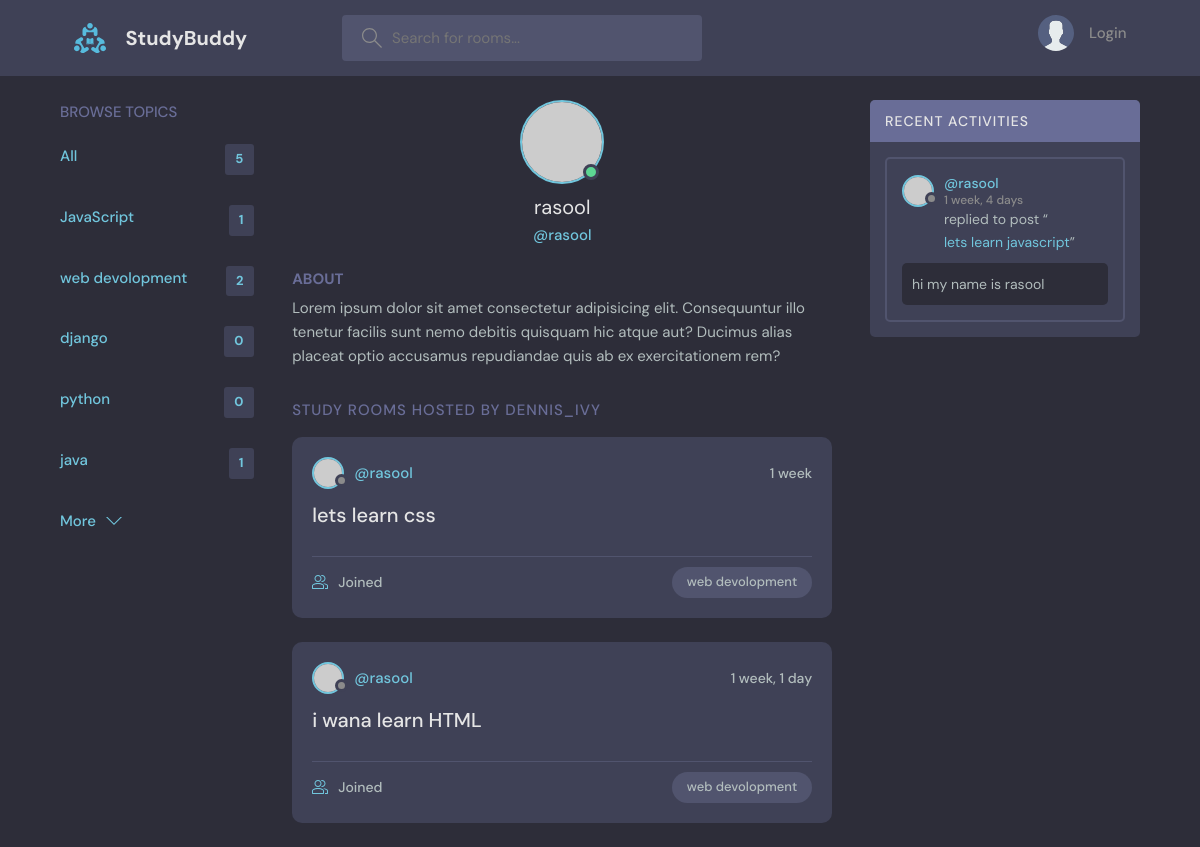
Screenshot of /user-profile/2 with the database file from the repository.
### base/models.py (models this page shows, shortened)
class Topic(models.Model):
    name = models.CharField(_("name"), max_length=200)
    class Meta:
        verbose_name = 'topic'
        verbose_name_plural = 'topics'

class Room(models.Model):
    host = models.ForeignKey(User, verbose_name=_("host"), on_delete=models.SET_NULL, null=True)
    topic = models.ForeignKey("base.Topic", verbose_name=_("topic"), on_delete=models.SET_NULL, null=True)
    name = models.CharField(_("name"), max_length=200)
    description = models.TextField(_("description"), null=True, blank=True)
    participant = models.ManyToManyField(User, related_name="participant" , verbose_name=_("participants"))
    updated = models.DateTimeField(_("update"), auto_now=True)
    created = models.DateTimeField(_("create"), auto_now_add=True)
    def __str__(self):
        return self.name
    class Meta:
        db_table = 'Room'
        verbose_name = 'room'
        verbose_name_plural = 'rooms'
        ordering = ["-updated","-created"]

class Message(models.Model):
    user = models.ForeignKey(User, verbose_name=_("user"), on_delete=models.CASCADE)
    room = models.ForeignKey("base.Room", verbose_name=_("room"), on_delete=models.CASCADE)
    body = models.TextField(_("body"))
    updated = models.DateTimeField(_("update"), auto_now=True)
    created = models.DateTimeField(_("create"), auto_now_add=True)
    class Meta:
        ordering = ["-updated","-created"]
    def __str__(self):
        return self.body[:50]

### base/views.py (the view)
# urls.py: path("user-profile/<int:id>", views.userProfile, name = "user-profile" ),
def userProfile(request,id):
        user = User.objects.get(id=id)
        rooms = user.room_set.all()
        activities = user.message_set.all()
        topic = Topic.objects.all()
        context = {"rooms": rooms, "topics": topic,"activities":activities, 'user':user}
        return render(request, "base/user-profile.html", context)

### base/templates/base/user-profile.html (shortened to what this page needs)
{% extends "main.html" %}
{% block content %}
  <main class="profile-page layout layout--3">
    <div class="container">
        {% include "base/topics_component.html" %}
      <div class="roomList">
        <div class="profile">
          <div class="profile__avatar">
            <div class="avatar avatar--large active">
              <img src="https://randomuser.me/api/portraits/men/11.jpg" />
            </div>
          </div>
          <div class="profile__info">
            <h3>{{user.username}}</h3>
            <p>@{{user.username}}</p>
          </div>
          <div class="profile__about">
            <h3>About</h3>
            <p>
              Lorem ipsum dolor sit amet consectetur adipisicing elit. Consequuntur illo tenetur
              facilis sunt nemo debitis quisquam hic atque aut? Ducimus alias placeat optio
              accusamus repudiandae quis ab ex exercitationem rem?
            </p>
          </div>
        </div>
        <div class="roomList__header">
          <div>
            <h2>Study Rooms Hosted by dennis_ivy</a>
            </h2>
          </div>
        </div>
        {% include "base/feed_component.html" %}
      </div>
      {% include "base/activity_component.html" %}
    </div>
  </main>
{% endblock content %}

### base/templates/base/topics_component.html
<div class="topics">
    <div class="topics__header">
      <h2>Browse Topics</h2>
    </div>
    <ul class="topics__list">
      <li>
        <a href="{% url 'home' %}" class="active">All <span>{{topics.count}}</span></a>
      </li>
      {% for topic in topics  %}
      <li>
        <a href="{% url 'home'%}?q={{topic.name}} " class="active">{{topic.name}} <span>{{topic.room_set.all.count}}</span></a>
      </li>
      {% endfor %}
    </ul>
    <a class="btn btn--link" href="topics.html">
      More
      <svg version="1.1" xmlns="http://www.w3.org/2000/svg" width="32" height="32" viewBox="0 0 32 32">
        <title>chevron-down</title>
        <path d="M16 21l-13-13h-3l16 16 16-16h-3l-13 13z"></path>
      </svg>
    </a>
  </div>

### base/templates/base/feed_component.html (shortened to what this page needs)
{% for room in rooms  %}
<div class="roomListRoom">
    <div class="roomListRoom__header">
      <a href="{% url 'user-profile' room.host.id %}" class="roomListRoom__author">
        <div class="avatar avatar--small">
          <img src="https://randomuser.me/api/portraits/women/11.jpg" />
        </div>
        <span>@{{room.host.username}}</span>
      </a>
      <div class="roomListRoom__actions">
        <span>{{room.created | timesince}}</span>
      </div>
    </div>
    <div class="roomListRoom__content">
      <a href="{% url 'room' room.id %}">{{ room.name }}</a>
    </div>
    <div class="roomListRoom__meta">
      <a href="{% url 'room' room.id %}" class="roomListRoom__joined">
        {{room.participants.all.count}} Joined
      </a>
      <p class="roomListRoom__topic">{{room.topic.name}}</p>
    </div>
  </div>
  {% endfor %}

### base/templates/base/activity_component.html (shortened to what this page needs)
<div class="activities">
  <div class="activities__header">
    <h2>Recent Activities</h2>
  </div>
  {% for activity in activities  %}
  <div class="activities__box">
    <div class="activities__boxHeader roomListRoom__header">
      <a href="{% url 'user-profile' activity.user.id %}" class="roomListRoom__author">
        <div class="avatar avatar--small">
          <img src="https://randomuser.me/api/portraits/women/11.jpg" />
        </div>
        <p>
          @{{activity.user}}
          <span>{{activity.created|timesince}}</span>
        </p>
      </a>
    </div>
    <div class="activities__boxContent">
      <p>replied to post “<a href="{% url 'room' activity.room.id %}">{{activity.room}}</a>”</p>
      <div class="activities__boxRoomContent">
       {{activity}}
      </div>
    </div>
  </div>
  {% endfor %}
</div>

### rows the page displays
Topic: name "JavaScript", room_set.all.count "1"
Topic: name "web devolopment", room_set.all.count "2"
Topic: name "django", room_set.all.count "0"
Topic: name "python", room_set.all.count "0"
Topic: name "java", room_set.all.count "1"
Room: host.username "rasool", created "1 week", name "lets learn css", topic.name "web devolopment"
Room: host.username "rasool", created "1 week, 1 day", name "i wana learn HTML", topic.name "web devolopment"
Message: user "rasool", created "1 week, 4 days", room "lets learn javascript", body "hi my name is rasool"

### other values shown
{{ topics.count }} "5"
{{ user.username }} "rasool"
